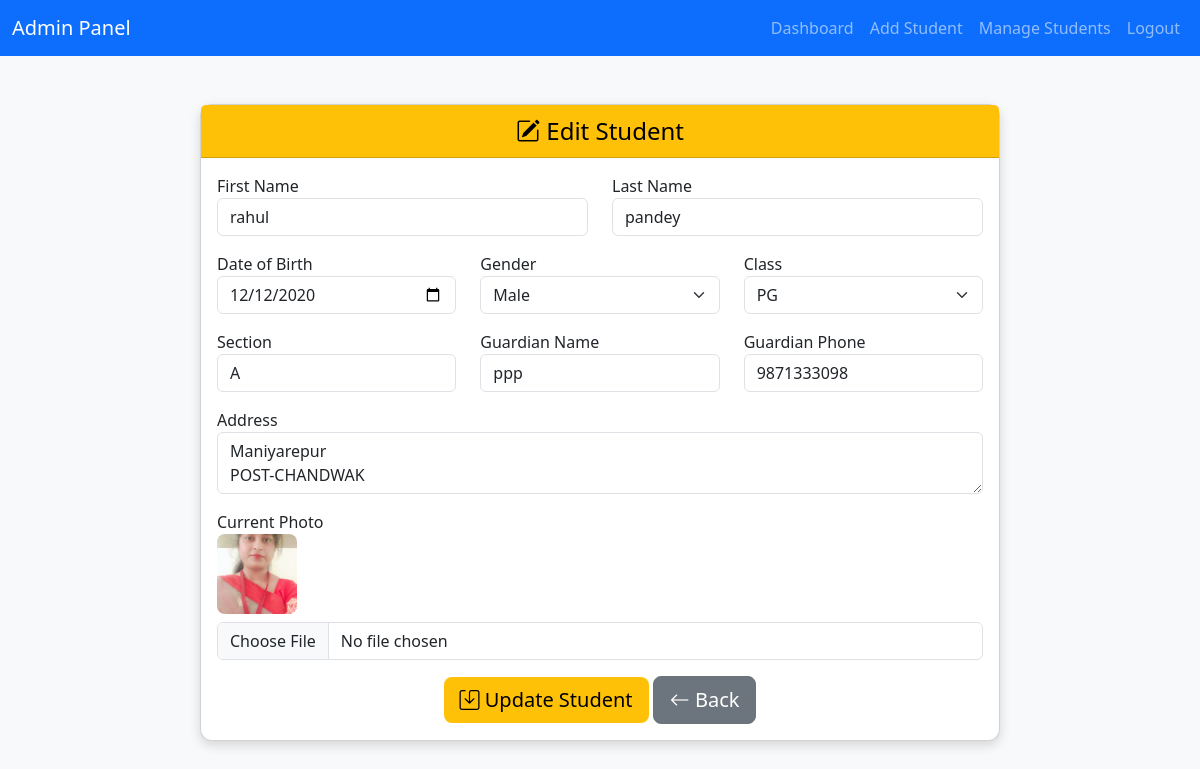
The app's page /admin/edit_student.php?id=202501A002 (signed in) with its own data.
### tables this page shows
CREATE TABLE `students` (
  `id` varchar(20) NOT NULL,
  `admission_no` varchar(50) DEFAULT NULL,
  `first_name` varchar(100) NOT NULL,
  `last_name` varchar(100) DEFAULT NULL,
  `dob` date DEFAULT NULL,
  `gender` enum('male','female','other') DEFAULT NULL,
  `class_name` varchar(20) DEFAULT NULL,
  `classroom_id` varchar(20) DEFAULT NULL,
  `section` varchar(10) DEFAULT NULL,
  `guardian_name` varchar(150) DEFAULT NULL,
  `guardian_phone` varchar(30) DEFAULT NULL,
  `address` text DEFAULT NULL,
  `photo` varchar(255) DEFAULT NULL,
  `created_at` timestamp NOT NULL DEFAULT current_timestamp()
);

### admin/edit_student.php (the view, shortened to what this page needs)
<?php
require_once '../common/config.php';
$student_id = $_GET['id'];
$stmt = $conn->prepare("SELECT * FROM students WHERE id = ?");
$stmt->bind_param("s", $student_id);
$stmt->execute();
$result = $stmt->get_result();
$student = $result->fetch_assoc();
?>
<!DOCTYPE html>
<html lang="en">
<head>
<link href="../css/style.css" rel="stylesheet">
<link href="https://cdn.jsdelivr.net/npm/bootstrap@5.3.2/dist/css/bootstrap.min.css" rel="stylesheet">
<link href="https://cdn.jsdelivr.net/npm/bootstrap-icons@1.11.0/font/bootstrap-icons.css" rel="stylesheet">
</head>
<body>
<?php include 'admin_navbar.php'; ?>
<div class="container my-5">
    <div class="card mx-auto" style="max-width: 800px;">
        <div class="card-header text-center">
            <i class="bi bi-pencil-square"></i> Edit Student
        </div>
        <div class="card-body">
            <form method="POST" enctype="multipart/form-data">
                <div class="row mb-3">
                    <div class="col-md-6">
                        <label>First Name</label>
                        <input type="text" name="first_name" class="form-control" value="<?= htmlspecialchars($student['first_name']) ?>" required>
                    </div>
                    <div class="col-md-6">
                        <label>Last Name</label>
                        <input type="text" name="last_name" class="form-control" value="<?= htmlspecialchars($student['last_name']) ?>">
                    </div>
                </div>
                <div class="row mb-3">
                    <div class="col-md-4">
                        <label>Date of Birth</label>
                        <input type="date" name="dob" class="form-control" value="<?= htmlspecialchars($student['dob']) ?>">
                    </div>
                    <div class="col-md-4">
                        <label>Gender</label>
                        <select name="gender" class="form-select">
                            <option value="male" <?= $student['gender']=='male'?'selected':'' ?>>Male</option>
                        </select>
                    </div>
                    <div class="col-md-4">
                        <label>Class</label>
                        <select name="class_id" class="form-select" required>
                            <option value="PG" <?= $student['class_id']=='PG'?'selected':'' ?>>PG</option>
                        </select>
                    </div>
                </div>
                <div class="row mb-3">
                    <div class="col-md-4">
                        <label>Section</label>
                        <input type="text" name="section" class="form-control" maxlength="1" value="<?= htmlspecialchars($student['section']) ?>" required>
                    </div>
                    <div class="col-md-4">
                        <label>Guardian Name</label>
                        <input type="text" name="guardian_name" class="form-control" value="<?= htmlspecialchars($student['guardian_name']) ?>">
                    </div>
                    <div class="col-md-4">
                        <label>Guardian Phone</label>
                        <input type="text" name="guardian_phone" class="form-control" value="<?= htmlspecialchars($student['guardian_phone']) ?>">
                    </div>
                </div>
                <div class="mb-3">
                    <label>Address</label>
                    <textarea name="address" class="form-control" rows="2"><?= htmlspecialchars($student['address']) ?></textarea>
                </div>
                <div class="mb-3">
                    <label>Current Photo</label><br>
                    <?php if($student['photo'] && file_exists("../images/students/".$student['photo'])): ?>
                        <img src="../images/students/<?= $student['photo'] ?>" class="table-img mb-2">
                    <?php else: ?>
                        <img src="../images/logo.png" class="table-img mb-2" alt="No Photo">
                    <?php endif; ?>
                    <input type="file" name="photo" class="form-control" accept="image/*">
                </div>
                <div class="text-center">
                    <button type="submit" class="btn btn-warning btn-lg"><i class="bi bi-save"></i> Update Student</button>
                    <a href="show_student.php" class="btn btn-secondary btn-lg"><i class="bi bi-arrow-left"></i> Back</a>
                </div>
            </form>
        </div>
    </div>
</div>
</body>
</html>

### css/style.css (style rules this page uses)
body { font-family: 'Roboto', sans-serif; line-height: 1.6; }

### admin/edit_student.php (style rules this page uses)
body { background-color: #f8f9fa; }
.card { box-shadow: 0 4px 12px rgba(0,0,0,0.15); border-radius: 12px; }
.card-header { background-color: #ffc107; color: #000; font-size: 1.5rem; font-weight: 500; border-top-left-radius: 12px; border-top-right-radius: 12px; }
.btn-warning { background-color: #ffc107; border: none; }
.table-img { width: 80px; height: 80px; object-fit: cover; border-radius: 8px; }

### records on screen
students: first_name "rahul", last_name "pandey", dob "12/12/2020", gender "Male", section "A", guardian_name "ppp", guardian_phone "9871333098", address "Maniyarepur POST-CHANDWAK", photo (picture)
